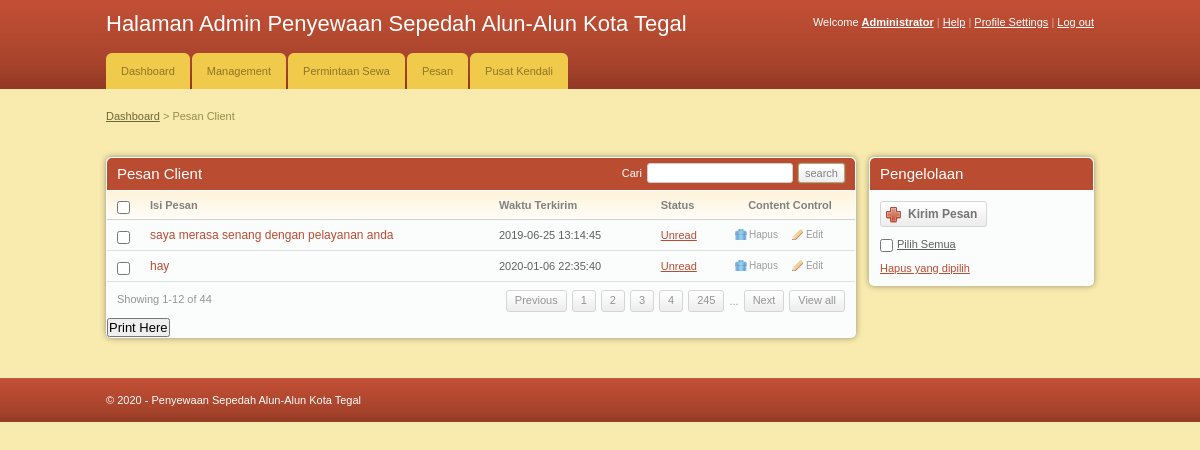
The page /admin/index.php (signed in) on the database its author committed.
### tables this page shows
CREATE TABLE `message` (
  `msg_id` int(11) NOT NULL,
  `client_id` int(11) NOT NULL,
  `message` varchar(255) NOT NULL,
  `status` varchar(255) NOT NULL,
  `time` datetime NOT NULL
);

### admin/index.php (the view, shortened to what this page needs)
<!DOCTYPE html PUBLIC "-//W3C//DTD XHTML 1.0 Transitional//EN" "http://www.w3.org/TR/xhtml1/DTD/xhtml1-transitional.dtd">
<html xmlns="http://www.w3.org/1999/xhtml">
<head>
	<link rel="stylesheet" href="css/style.css" type="text/css" media="all" />
</head>
<body>
<div id="header">
	<div class="shell">
		<?php
			include 'menu.php';
		?>
		</div>
	</div>
<div id="container">
	<div class="shell">
		<div class="small-nav">
			<a href="index.php">Dashboard</a>
			<span>&gt;</span>
			Pesan Client
		</div>
		<br />
		<div id="main">
			<div id="content">
				<div class="box">
					<div class="box-head">
						<h2 class="left">Pesan Client</h2>
						<div class="right">
							<label>Cari </label>
							<input type="text" class="field small-field" />
							<input type="submit" class="button" value="search" />
						</div>
					</div>
					<div class="table">
						<table width="100%" border="0" cellspacing="0" cellpadding="0">
							<tr>
								<th width="13"><input type="checkbox" class="checkbox" /></th>
								<th>Isi Pesan</th>
								<th>Waktu Terkirim</th>
								<th>Status</th>
								<th width="110" class="ac">Content Control</th>
							</tr>
							<?php
								include '../includes/config.php';
								$select = "SELECT * FROM message";
								$result = $conn->query($select);
								while($row = $result->fetch_assoc()){
							?>
							<tr>
								<td><input type="checkbox" class="checkbox" /></td>
								<td><h3><a href="#"><?php echo $row['message'] ?></a></h3></td>
								<td><?php echo $row['time'] ?></td>
								<td><a href="#"><?php echo $row['status'] ?></a></td>
								<td><a href="javascript:sureToApprove(<?php echo $row['msg_id'];?>)" class="ico del">Hapus</a><a href="javascript:sureToApprove(<?php echo $row['client_id'];?>)" class="ico edit">Edit</a></td>
							</tr>
							<?php
								}
							?>
						</table>
						<div class="pagging">
							<div class="left">Showing 1-12 of 44</div>
							<div class="right">
								<a href="#">Previous</a>
								<a href="#">1</a>
								<a href="#">2</a>
								<a href="#">3</a>
								<a href="#">4</a>
								<a href="#">245</a>
								<span>...</span>
								<a href="#">Next</a>
								<a href="#">View all</a>
							</div>
						</div>
					</div>
					<h2><input type="submit" onclick="window.print()" value="Print Here" /></h2>
				</div>
			</div>
			<div id="sidebar">
				<div class="box">
					<div class="box-head">
						<h2>Pengelolaan</h2>
					</div>
					<div class="box-content">
						<a href="#" class="add-button"><span>Kirim Pesan</span></a>
						<p class="select-all"><input type="checkbox" class="checkbox" /><label>Pilih Semua</label></p>
						<p><a href="#">Hapus yang dipilih</a></p>
					</div>
				</div>
			</div>
		</div>
	</div>
</div>
<?php
				include 'footer.php';
			?>
</body>
</html>

### admin/css/style.css (style rules this page uses)
* { padding:0; margin:0; outline:0; }
body { background:#f9ebae; font-family: Verdana, sans-serif; font-size:11px; line-height:14px; color:#5e5e5e; }
input, textarea, select { font-family: Verdana, sans-serif; font-size:13px; }
.field { border:solid 1px #d3cfc7; background:#fff; padding:5px; }
.small-field { border:solid 1px #d3cfc7; background:#fff; padding:3px 1px; font-size:11px; }
.checkbox { width:13px; height:13px; vertical-align:top; position:relative; top:2px; }
.button { background:#eee url(images/button.gif) repeat-x 0 0; border:solid 1px #b1a874; color:#7f7f7f; font-size:11px; padding:2px 6px 2px 6px; cursor:pointer; line-height:14px !important; }
a { color:#ba4c32; text-decoration: underline; cursor:pointer; }
.left, .alignleft { float:left; display:inline; }
.right, .alignright { float:right; display:inline; }
.ac { text-align: center !important; }
h2 { font-size:15px; font-weight: normal; }
h3 { font-size:12px; line-height:14px; font-weight: normal; }
h3 a { text-decoration: none; }
.shell { width:988px; margin:0 auto; }
#header { height:89px; background:url(images/header.gif); white-space:nowrap; }
#container { padding:20px 0; }
.small-nav { color:#978b48; padding-bottom:20px; }
.small-nav a { color:#6f6636; }
#content { float:left; width:750px; }
#sidebar { float:right; width:225px; }
.table th { background:#fffdfa url(images/th.gif) repeat-x 0 0; color:#818181; text-align: left; padding:7px 10px; border-bottom:solid 1px #d2d1cb; }
.table td { background:#fbfcfc; border-bottom:solid 1px #e0e0e0; padding:8px 10px; }
.box { background:#fbfcfc; height:100%; padding:1px; margin-bottom:20px; }
.box-head { background:#ba4c32; height:32px; color:#fff; padding: 0 10px; line-height:32px; white-space:nowrap; border-bottom:solid 1px #fff; }
.box-head .right { padding-top:5px; line-height:13px; }
.box-head .right label, .box-head .right input { float:left; }
.box-head .right label { padding:4px 0 0 0; }
.box-head .right input { margin-left:5px; }
.pagging { height:20px; padding:8px 10px; line-height:19px; color:#949494; }
.pagging a { background:url(images/pagging.gif) repeat-x 0 0; height:20px; float:left; padding:0 8px; border:solid 1px #d5d5d5; text-decoration: none; color:#949494; margin-left:5px; }
.pagging span { float:left; margin-left:5px; padding-top:2px; }
a.ico { color:#9d9c9a; font-size:10px; text-decoration: none; padding:0 0 0 14px; background-repeat:no-repeat; background-position:0 0; }
a.del { background-image:url(images/del.gif) }
a.edit { background-image:url(images/edit.gif); margin-left:14px; }
.box-content { padding:10px; }
.box-content p { padding-top:10px; }
.select-all label { text-decoration: underline; padding-left:4px; }
.add-button, .add-button span { float:left; height:26px; background:url(images/add-button.gif) no-repeat 0 0; padding:0 0 0 28px; }
.add-button span { background-position:right 0; padding:0 10px 0 0; }
.add-button { font-weight: bold; font-size:12px; color:#747474; text-decoration: none; line-height:26px; }
.box { -moz-border-radius:5px; -webkit-border-radius:5px; -moz-box-shadow: 0 0 6px #978f6c; -webkit-box-shadow: 0 0 6px #978f6c; }
.box-head { -moz-border-radius-topleft:5px; -moz-border-radius-topright:5px; -webkit-border-top-left-radius:5px; -webkit-border-top-right-radius:5px; }
.field, .button { -moz-border-radius:4px; -webkit-border-radius:4px; }
.small-field, .button, .pagging a { -moz-border-radius:3px; -webkit-border-radius:3px; }
.button { -moz-box-shadow: 0 0 2px #978f6c; -webkit-box-shadow: 0 0 2px #978f6c; }

### rows shown on the page
message: message "saya merasa senang dengan pelayanan anda", time "2019-06-25 13:14:45", status "Unread"
message: message "hay", time "2020-01-06 22:35:40", status "Unread"
